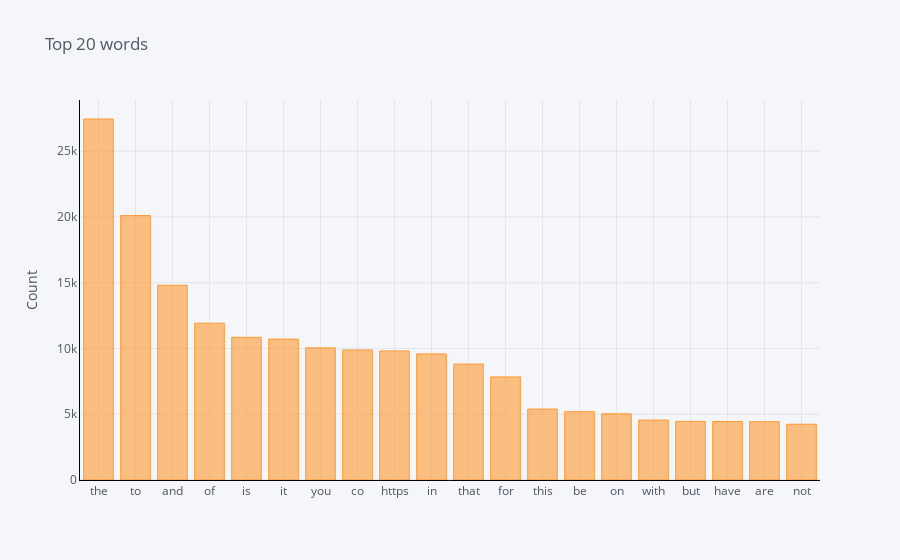

Notebook cell for this chart:
### Code cell
import cufflinks as cf
cf.go_offline()
cf.set_config_file(offline=False, world_readable=True)

def get_top_n_words(corpus, n=None):
    vec = CountVectorizer().fit(corpus)
    bag_of_words = vec.transform(corpus)
    sum_words = bag_of_words.sum(axis=0) 
    words_freq = [(word, sum_words[0, idx]) for word, idx in vec.vocabulary_.items()]
    words_freq =sorted(words_freq, key = lambda x: x[1], reverse=True)
    return words_freq[:n]

common_words = get_top_n_words(df['text'].values.astype('U').tolist(), 20)
data_frame = pd.DataFrame(common_words, columns = ['ReviewText' , 'count'])
data_frame.groupby('ReviewText').sum()['count'].sort_values(ascending=False).iplot(
    kind='bar', yTitle='Count', linecolor='black', title='Top 20 words')

### Figure 1 — Plotly figure (JSON) as saved in the notebook; plotly's stock layout.template omitted (floating-point values rounded to 4 significant figures)
{"data": [{"marker": {"color": "rgba(255, 153, 51, 0.6)", "line": {"color": "rgba(255, 153, 51, 1.0)", "width": 1}}, "name": "count", "orientation": "v", "text": "", "type": "bar", "x": ["the", "to", "and", "of", "is", "it", "you", "co", "https", "in", "that", "for", "this", "be", "on", "with", "but", "have", "are", "not"], "y": [27449, 20106, 14810, 11923, 10851, 10717, 10048, 9887, 9814, 9587, 8815, 7838, 5391, 5193, 5030, 4560, 4456, 4450, 4430, 4240]}], "layout": {"legend": {"bgcolor": "#F5F6F9", "font": {"color": "#4D5663"}}, "paper_bgcolor": "#F5F6F9", "plot_bgcolor": "#F5F6F9", "title": {"font": {"color": "#4D5663"}, "text": "Top 20 words"}, "xaxis": {"gridcolor": "#E1E5ED", "linecolor": "black", "showgrid": true, "tickfont": {"color": "#4D5663"}, "title": {"font": {"color": "#4D5663"}, "text": ""}, "zerolinecolor": "#E1E5ED"}, "yaxis": {"gridcolor": "#E1E5ED", "linecolor": "black", "showgrid": true, "tickfont": {"color": "#4D5663"}, "title": {"font": {"color": "#4D5663"}, "text": "Count"}, "zerolinecolor": "#E1E5ED"}}}
